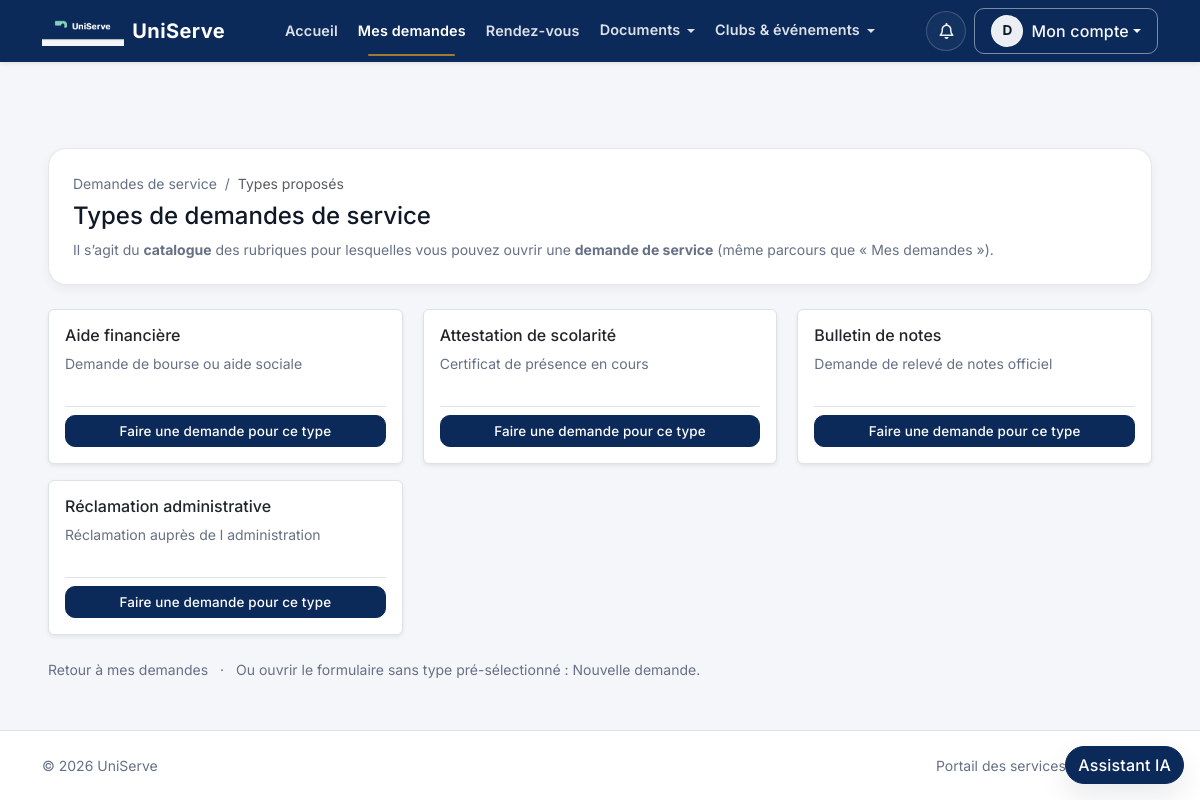
The app's page /services (signed in) with its own data.
### tables this page shows
CREATE TABLE `categories_service` (
  `id` bigint(20) NOT NULL AUTO_INCREMENT,
  `nom` varchar(120) NOT NULL,
  `description` text DEFAULT NULL,
  `actif` tinyint(1) NOT NULL DEFAULT 1,
  PRIMARY KEY (`id`),
  UNIQUE KEY `nom` (`nom`)
);

### Controller/Controller.php (called while the page is built, shortened)
<?php
class Controller
{
    protected function basePath(): string
    {
        $scriptName = (string) ($_SERVER['SCRIPT_NAME'] ?? '');
        $dir = str_replace('\\', '/', dirname($scriptName));
        $dir = $dir === '/' ? '' : rtrim($dir, '/');
        return $dir;
    }
    public function url(string $path = ''): string
    {
        $path = '/' . ltrim($path, '/');
        return $this->basePath() . ($path === '/' ? '' : $path);
    }
    public function render(string $view, array $data = [], ?string $layoutOverride = null): void
    {
        $viewPath = __DIR__ . '/../View/' . $view . '.php';
        extract($data, EXTR_SKIP);
        require_once __DIR__ . '/../View/shared/helpers.php';
        require $viewPath;
    }
}

### Controller/ServicesController.php (called while the page is built, shortened)
<?php
require_once __DIR__ . '/../Model/CategorieService.php';
class ServicesController extends Controller
{
    public function landing(): void
    {
        $this->index();
    }
    public function index(): void
    {
        $catModel = new CategorieService();
        $this->render('frontoffice/services/index', [
            'title' => 'Types de demandes de service',
            'services' => $catModel->findAllActive(),
        ]);
    }
}

### Controller/App.php (called while the page is built, shortened)
<?php
class App
{
    private string $action = 'landing';
    public function __construct()
    {
        $url = $this->parseUrl();
        if (!empty($url)) {
            array_shift($url);
        }
        $controllerInstance = new $this->controller();
        $this->params = $this->validateAndNormalizeParams($controllerInstance, $this->action, array_values($url));
        call_user_func_array([$controllerInstance, $this->action], $this->params);
    }
    private function parseUrl(): array
    {
        $cleanUrl = trim((string) $_GET['url']);
        $cleanUrl = trim($cleanUrl, '/');
        $segments = explode('/', $cleanUrl);
        return array_values(array_filter($segments, static fn (string $segment): bool => $segment !== ''));
    }
    private function validateAndNormalizeParams(object $controllerInstance, string $action, array $params): array
    {
        return $params;
    }
}

### index.php (called while the page is built, shortened)
<?php
require_once __DIR__ . '/Model/Database.php';
require_once __DIR__ . '/Controller/Controller.php';
require_once __DIR__ . '/Model/Model.php';
require_once __DIR__ . '/Model/CategorieService.php';
require_once __DIR__ . '/Controller/App.php';
new App();

### Model/Model.php (called while the page is built, shortened)
<?php
class Model
{
    protected static ?PDO $db = null;
    public function __construct()
    {
        if (!(self::$db instanceof PDO)) {
            self::$db = Database::connect();
        }
    }
    public function query(string $sql, array $params = []): PDOStatement
    {
        $statement = self::$db->prepare($sql);
        $statement->execute($params);
        return $statement;
    }
}

### Model/CategorieService.php (called while the page is built, shortened)
<?php
class CategorieService
{
    private Model $model;
    public function __construct()
    {
        $this->model = new Model();
    }
    public function findAllActive(): array
    {
        $statement = $this->model->query(
            'SELECT id, nom, description, actif FROM categories_service WHERE actif = 1 ORDER BY nom ASC'
        );
        return $statement->fetchAll();
    }
}

### Model/Database.php (called while the page is built, shortened)
<?php
class Database
{
    private static ?PDO $instance = null;
    public static function connect(): PDO
    {
        $host = getenv('DB_HOST') ?: '127.0.0.1';
        $port = getenv('DB_PORT') ?: '3306';
        $dbname = getenv('DB_NAME') ?: 'uniserve';
        $username = getenv('DB_USER') ?: 'root';
        $password = getenv('DB_PASSWORD');
        $dsn = "mysql:host={$host};port={$port};dbname={$dbname};charset=utf8mb4";
        self::$instance = new PDO($dsn, $username, $password, [
            PDO::ATTR_ERRMODE => PDO::ERRMODE_EXCEPTION,
            PDO::ATTR_DEFAULT_FETCH_MODE => PDO::FETCH_ASSOC,
        ]);
        return self::$instance;
    }
}

### View/frontoffice/services/index.php (the view)
<?php
$services = $services ?? [];
?>
<div class="us-card p-4 mb-4">
    <nav class="small text-muted mb-2" aria-label="Fil d'Ariane">
        <a href="<?= $this->url('/demandes') ?>" class="text-decoration-none">Demandes de service</a>
        <span class="mx-1" aria-hidden="true">/</span>
        <span class="text-body-secondary">Types proposés</span>
    </nav>
    <h1 class="h4 mb-2"><?= htmlspecialchars((string) ($title ?? 'Types de demandes'), ENT_QUOTES, 'UTF-8') ?></h1>
    <p class="text-muted small mb-0">Il s’agit du <strong>catalogue</strong> des rubriques pour lesquelles vous pouvez ouvrir une <strong>demande de service</strong> (même parcours que « Mes demandes »).</p>
</div>
<div class="row g-3">
    <?php if ($services === []): ?>
        <p class="text-muted">Aucun service actif pour le moment.</p>
    <?php else: ?>
        <?php foreach ($services as $s): ?>
            <?php $sid = (int) ($s['id'] ?? 0); ?>
            <div class="col-md-6 col-xl-4">
                <div class="card h-100 border shadow-sm">
                    <div class="card-body d-flex flex-column">
                        <h2 class="h6 card-title"><?= htmlspecialchars((string) ($s['nom'] ?? ''), ENT_QUOTES, 'UTF-8') ?></h2>
                        <p class="card-text small text-muted flex-grow-1"><?= nl2br(htmlspecialchars((string) ($s['description'] ?? ''), ENT_QUOTES, 'UTF-8')) ?></p>
                        <?php if ($sid > 0): ?>
                            <div class="mt-3 pt-2 border-top">
                                <a href="<?= $this->url('/demandes/createForm?categorie_id=' . $sid) ?>" class="btn btn-primary btn-sm w-100">
                                    Faire une demande pour ce type
                                </a>
                            </div>
                        <?php endif; ?>
                    </div>
                </div>
            </div>
        <?php endforeach; ?>
    <?php endif; ?>
</div>
<p class="mt-4 small text-muted mb-0">
    <a href="<?= $this->url('/demandes') ?>">Retour à mes demandes</a>
    <span class="text-muted mx-2" aria-hidden="true">·</span>
    Ou ouvrir le formulaire sans type pré-sélectionné : <a href="<?= $this->url('/demandes/createForm') ?>">Nouvelle demande</a>.
</p>

### View/shared/css/main.css (style rules this page uses)
:root { --font-body: 'Inter', system-ui, -apple-system, 'Segoe UI', sans-serif; --font-display: 'Inter', system-ui, -apple-system, 'Segoe UI', sans-serif; --navy: #0a1628; --mint: #3ecfb2; --brand: #0b2a5a; --brand-contrast: #ffffff; --accent: #9f7a2f; --bg: #f4f6f9; --surface: #ffffff; --surface-2: #fbfcfe; --border: rgba(10, 22, 40, 0.10); --text: #101828; --text-muted: #667085; --radius-sm: 10px; --radius-md: 14px; --radius-lg: 18px; --shadow-sm: 0 6px 16px rgba(16, 24, 40, 0.06); --shadow-md: 0 12px 28px rgba(16, 24, 40, 0.09); --shadow-soft: 0 4px 12px rgba(16, 24, 40, 0.05); --focus-ring: 0 0 0 0.25rem rgba(11, 42, 90, 0.20); --btn-radius: var(--radius-sm); --btn-font-weight: 500; --accent-nav: var(--brand); }
*, *::before, *::after { box-sizing: border-box; }
body { margin: 0; font-family: var(--font-body); background-color: #f4f6f9; color: var(--text); -webkit-font-smoothing: antialiased; -moz-osx-font-smoothing: grayscale; }
a { text-decoration: none; color: inherit; }
.text-muted { color: var(--text-muted) !important; }
.btn { border-radius: var(--btn-radius); font-weight: var(--btn-font-weight); letter-spacing: 0.01em; transition: box-shadow 0.14s ease, background-color 0.14s ease, border-color 0.14s ease; }
.btn-primary { --bs-btn-bg: var(--brand); --bs-btn-border-color: var(--brand); --bs-btn-hover-bg: #0a234c; --bs-btn-hover-border-color: #0a234c; --bs-btn-active-bg: #091f43; --bs-btn-active-border-color: #091f43; }
.btn-sm { --bs-btn-padding-y: 0.3rem; --bs-btn-padding-x: 0.75rem; --bs-btn-font-size: 0.84rem; min-height: 32px; }
.us-card { background: var(--surface); border: 1px solid var(--border); border-radius: var(--radius-lg); box-shadow: var(--shadow-soft); transition: box-shadow 0.16s ease, border-color 0.16s ease; }

### View/shared/css/frontoffice.css (style rules this page uses)
html { scroll-behavior: smooth; }
body { padding-top: 76px; }
body.us-frontoffice-layout { display: flex; flex-direction: column; min-height: 100vh; }
body.us-frontoffice-layout main.us-main-front > .row { --bs-gutter-x: 1.25rem; }
body.us-frontoffice-layout main.us-main-front .row > [class*="col-"] { min-width: 0; }

### records on screen
categories_service: nom "Aide financière", description "Demande de bourse ou aide sociale"
categories_service: nom "Attestation de scolarité", description "Certificat de présence en cours"
categories_service: nom "Bulletin de notes", description "Demande de relevé de notes officiel"
categories_service: nom "Réclamation administrative", description "Réclamation auprès de l administration"

### other values on screen
$navAvatarInitial "D"
$title "Types de demandes de service"
